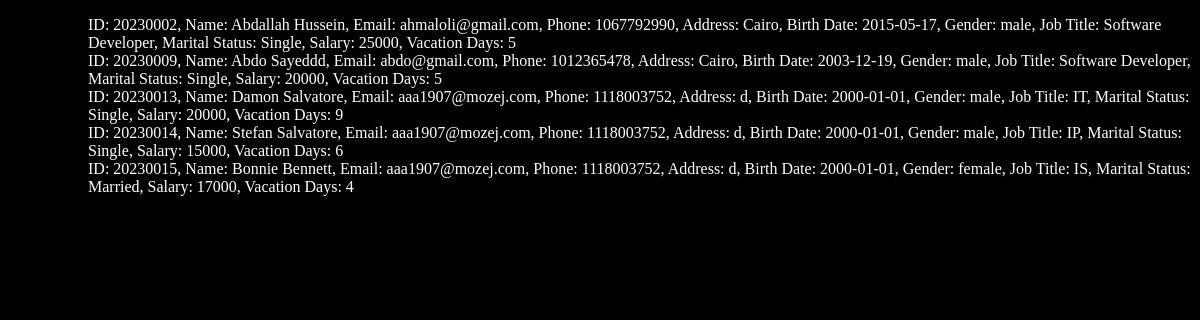
Before: /index/ with the older database file.
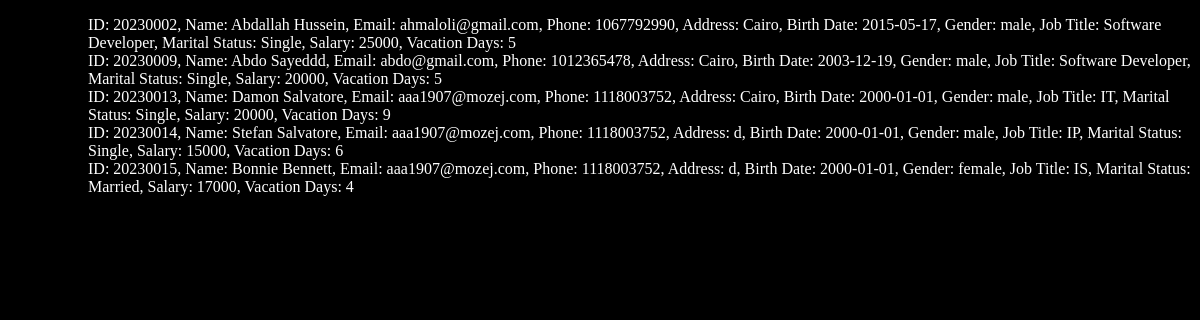
After: the same page with the newer database file.
### main/models.py (models this page shows)
class Employee(models.Model):
    ID = models.BigAutoField(primary_key=True, verbose_name='ID')
    userName = models.CharField(max_length=100)
    Email = models.CharField(max_length=255)
    phoneNum = models.IntegerField()
    address = models.CharField(max_length=255)
    birthDate = models.DateField()
    gender = models.CharField(max_length=10)
    jobTitle = models.CharField(max_length=64)
    maritalStatus = models.CharField(max_length=64)
    salary = models.IntegerField()
    vacationDays = models.IntegerField()
    def __str__(self):
        return f"ID: {self.ID}, Name: {self.userName}, Email: {self.Email}, Phone: {self.phoneNum}, Address: {self.address}, Birth Date: {self.birthDate}, Gender: {self.gender}, Job Title: {self.jobTitle}, Marital Status: {self.maritalStatus}, Salary: {self.salary}, Vacation Days: {self.vacationDays}"

### main/views.py (the view)
# urls.py: path("index/", views.index, name="index"),
def index(request):
    context = {
        "Employees": Employee.objects.all()
    }
    return render(request, 'Emp/index.html', context)

### main/templates/Emp/index.html (shortened to what this page needs)
<!DOCTYPE html>
<html lang="en">
  {% load static %}
	<head>
    <link rel="stylesheet" href="{% static 'css/style.css'%}">
	</head>
	<body>
    <p>
		<ul>
			{% for emp in Employees%}
			<ul>
				{{emp}}
			</ul>
			{% endfor %}
		</ul>
  </p>
	</body>
</html>

Changed rows visible on the page:
changed Employee: ID+userName+Email "…aaa1907@mozej.com, Phone: 1118003752, Address: d, Birth Date: 2000-01-01, Gender:…" → "…aaa1907@mozej.com, Phone: 1118003752, Address: Cairo, Birth Date: 2000-01-01, Gender:…"
